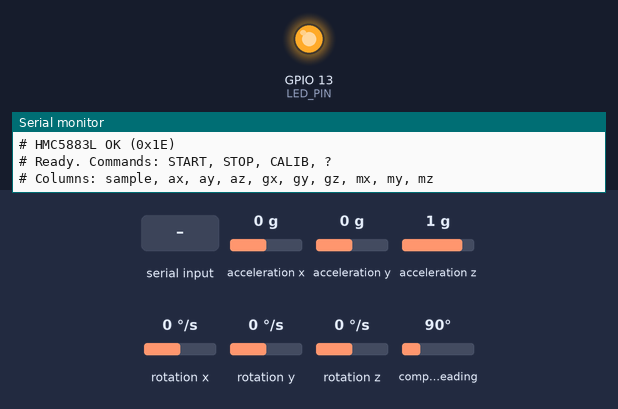
Bench run of a sketch on a simulated ESP32-S3. On the bench: output pins drawn as LEDs (lit = HIGH), the last lines printed to the serial monitor. Wiring (inferred from the names in the program): HMC5883L compass at I2C address 0x1E; MPU-6050 motion sensor at I2C address 0x68. The inputs (shaded band) are chosen by the test bench; at power-on: acceleration x 0 g, acceleration y 0 g, acceleration z 1 g, rotation x 0 °/s, rotation y 0 °/s, rotation z 0 °/s, compass heading 90°.

Above: at 1.7 s.
1.8 s: "STOP\n" received over Serial
At 2.2 s:
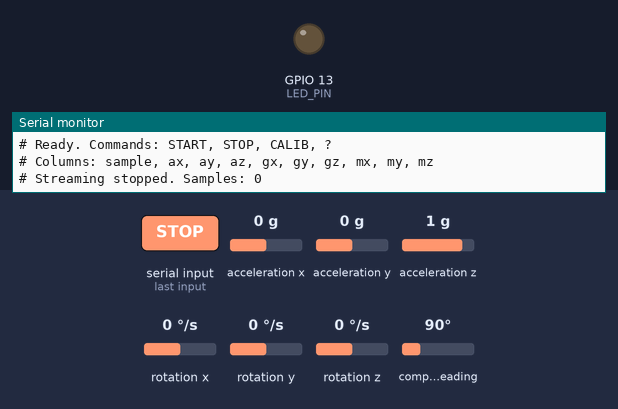
3.3 s: "START\n" received over Serial
At 4.6 s:
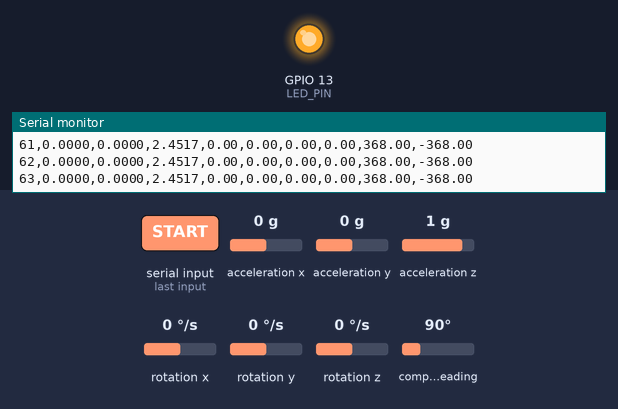
Timing chart, 0 to 6.3 s (numbered marks = the images above; inputs shaded):
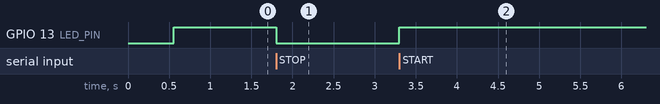

Measured:
- after the input at 1.8 s, GPIO 13 (LED_PIN): HIGH → LOW at once
- after the input at 3.3 s, GPIO 13 (LED_PIN): LOW → HIGH at once

The sketch:

har_firmware.ino
```cpp
/*
 * HAR Project — ESP32-S3 Sensor Data Acquisition Firmware
 * MPU6050 (0x68) + HMC5883L (0x1E) @ 50 Hz via I2C
 * SDA=IO17, SCL=IO18, 3V3 power
 *
 * Usage:
 *   1. Select board: ESP32S3 Dev Module
 *   2. Install libraries: Adafruit MPU6050, Adafruit HMC5883L (or use raw I2C)
 *   3. Serial Monitor @ 115200 baud
 *   4. Output: CSV stream — timestamp,ax,ay,az,gx,gy,gz,mx,my,mz
 *
 * Commands (send via Serial):
 *   START   — begin streaming data
 *   STOP    — stop streaming
 *   CALIB   — print calibration raw data header
 *   ?       — print device status
 */

#include <Wire.h>

// ─── Pin Definitions ─────────────────────────────────────────────────
#define I2C_SDA  17
#define I2C_SCL  18
#define LED_PIN  13  // Optional: onboard LED for status

// ─── I2C Addresses ────────────────────────────────────────────────────
#define MPU6050_ADDR  0x68
#define HMC5883L_ADDR 0x1E

// ─── MPU6050 Registers ────────────────────────────────────────────────
#define MPU_PWR_MGMT1   0x6B
#define MPU_ACCEL_XOUT  0x3B
#define MPU_GYRO_XOUT   0x43
#define MPU_ACCEL_CONFIG 0x1C
#define MPU_GYRO_CONFIG  0x1B
#define MPU_SMPLRT_DIV   0x19
#define MPU_CONFIG       0x1A

// ─── HMC5883L Registers ───────────────────────────────────────────────
#define HMC_CONFIG_A     0x00
#define HMC_CONFIG_B     0x01
#define HMC_MODE         0x02
#define HMC_DATA_X       0x03

// ─── Timing ───────────────────────────────────────────────────────────
#define SAMPLE_INTERVAL_US 20000  // 50 Hz = 20000 µs

// ─── Global State ─────────────────────────────────────────────────────
volatile bool streaming = false;
unsigned long last_sample_us = 0;
unsigned long sample_count = 0;

// Calibration data (loaded from calib_params.json equivalent)
float accel_bias[3] = {0, 0, 0};
float accel_scale[3] = {1, 1, 1};
float mag_hard_iron[3] = {0, 0, 0};

// ─── Setup ────────────────────────────────────────────────────────────
void setup() {
  Serial.begin(115200);
  delay(500);

  pinMode(LED_PIN, OUTPUT);
  digitalWrite(LED_PIN, LOW);

  Wire.begin(I2C_SDA, I2C_SCL);
  Wire.setClock(400000);  // 400 kHz Fast I2C

  Serial.println("# HAR ESP32-S3 Firmware v1.0");
  Serial.println("# MPU6050 + HMC5883L @ 50 Hz");
  Serial.println("# ---");

  if (!mpu6050_init()) {
    Serial.println("# ERROR: MPU6050 init failed! Check wiring.");
    while (1) {
      digitalWrite(LED_PIN, !digitalRead(LED_PIN));
      delay(200);
    }
  }
  Serial.println("# MPU6050 OK (0x68)");

  if (!hmc5883l_init()) {
    Serial.println("# WARNING: HMC5883L init failed. Mag data will be zero.");
  } else {
    Serial.println("# HMC5883L OK (0x1E)");
  }

  Serial.println("# Ready. Commands: START, STOP, CALIB, ?");
  Serial.println("# Columns: sample, ax, ay, az, gx, gy, gz, mx, my, mz");
  digitalWrite(LED_PIN, HIGH);
}

// ─── Main Loop — Non-blocking 50 Hz sampler ───────────────────────────
void loop() {
  handle_serial();

  if (streaming) {
    unsigned long now = micros();
    if (now - last_sample_us >= SAMPLE_INTERVAL_US) {
      last_sample_us = now;
      read_and_print_sensors();
      sample_count++;
    }
  }
}

// ─── Serial Command Handler ───────────────────────────────────────────
void handle_serial() {
  if (!Serial.available()) return;
  String cmd = Serial.readStringUntil('\n');
  cmd.trim();
  cmd.toUpperCase();

  if (cmd == "START") {
    streaming = true;
    last_sample_us = micros();
    sample_count = 0;
    Serial.println("# Streaming started @ 50 Hz");
    digitalWrite(LED_PIN, HIGH);
  }
  else if (cmd == "STOP") {
    streaming = false;
    Serial.print("# Streaming stopped. Samples: ");
    Serial.println(sample_count);
    digitalWrite(LED_PIN, LOW);
  }
  else if (cmd == "CALIB") {
    Serial.println("# Calibration mode — place sensor in position, send START");
    Serial.println("# Six positions: +Z_down, -Z_up, +X_down, -X_up, +Y_down, -Y_up");
    Serial.println("# Collect ≥100 samples per position");
  }
  else if (cmd == "?") {
    print_status();
  }
}

// ─── Sensor Read ──────────────────────────────────────────────────────
void read_and_print_sensors() {
  int16_t ax_raw, ay_raw, az_raw, gx_raw, gy_raw, gz_raw;
  int16_t mx_raw, my_raw, mz_raw;

  // MPU6050: 14 bytes starting from ACCEL_XOUT
  Wire.beginTransmission(MPU6050_ADDR);
  Wire.write(MPU_ACCEL_XOUT);
  if (Wire.endTransmission(false) == 0) {
    Wire.requestFrom(MPU6050_ADDR, (uint8_t)14);
    ax_raw = Wire.read() << 8 | Wire.read();
    ay_raw = Wire.read() << 8 | Wire.read();
    az_raw = Wire.read() << 8 | Wire.read();
    // Skip temperature (2 bytes)
    Wire.read(); Wire.read();
    gx_raw = Wire.read() << 8 | Wire.read();
    gy_raw = Wire.read() << 8 | Wire.read();
    gz_raw = Wire.read() << 8 | Wire.read();
  } else {
    ax_raw = ay_raw = az_raw = gx_raw = gy_raw = gz_raw = 0;
  }

  // Convert — MPU6050 default: ±2g (16384 LSB/g), ±250°/s (131 LSB/°/s)
  float ax = (ax_raw / 16384.0) * 9.80665;
  float ay = (ay_raw / 16384.0) * 9.80665;
  float az = (az_raw / 16384.0) * 9.80665;
  float gx = gx_raw / 131.0;
  float gy = gy_raw / 131.0;
  float gz = gz_raw / 131.0;

  // Apply accelerometer calibration
  ax = (ax - accel_bias[0]) * accel_scale[0];
  ay = (ay - accel_bias[1]) * accel_scale[1];
  az = (az - accel_bias[2]) * accel_scale[2];

  // HMC5883L: 6 bytes starting from DATA_X
  Wire.beginTransmission(HMC5883L_ADDR);
  Wire.write(HMC_DATA_X);
  if (Wire.endTransmission(false) == 0) {
    Wire.requestFrom(HMC5883L_ADDR, (uint8_t)6);
    mx_raw = Wire.read() << 8 | Wire.read();
    mz_raw = Wire.read() << 8 | Wire.read();  // HMC5883L order: X, Z, Y
    my_raw = Wire.read() << 8 | Wire.read();
  } else {
    mx_raw = my_raw = mz_raw = 0;
  }

  // Convert — HMC5883L default: ±1.3Ga (1090 LSB/Ga → 0.92 LSB/µT)
  float mx = mx_raw * 0.92;
  float my = my_raw * 0.92;
  float mz = mz_raw * 0.92;

  // Apply magnetometer hard iron correction
  mx -= mag_hard_iron[0];
  my -= mag_hard_iron[1];
  mz -= mag_hard_iron[2];

  // Output CSV
  Serial.print(sample_count);
  Serial.print(",");
  Serial.print(ax, 4); Serial.print(",");
  Serial.print(ay, 4); Serial.print(",");
  Serial.print(az, 4); Serial.print(",");
  Serial.print(gx, 2); Serial.print(",");
  Serial.print(gy, 2); Serial.print(",");
  Serial.print(gz, 2); Serial.print(",");
  Serial.print(mx, 2); Serial.print(",");
  Serial.print(my, 2); Serial.print(",");
  Serial.println(mz, 2);
}

// ─── MPU6050 Initialization ───────────────────────────────────────────
bool mpu6050_init() {
  // Wake up
  Wire.beginTransmission(MPU6050_ADDR);
  Wire.write(MPU_PWR_MGMT1);
  Wire.write(0x00);  // Wake up, internal 8MHz oscillator
  if (Wire.endTransmission() != 0) return false;
  delay(50);

  // Sample rate divider: 50 Hz = 1000 / (1 + div) → div = 19
  Wire.beginTransmission(MPU6050_ADDR);
  Wire.write(MPU_SMPLRT_DIV);
  Wire.write(19);
  Wire.endTransmission();

  // DLPF: 5 Hz bandwidth (most stable for 50 Hz)
  Wire.beginTransmission(MPU6050_ADDR);
  Wire.write(MPU_CONFIG);
  Wire.write(0x06);  // DLPF_CFG=6 → 5 Hz BW
  Wire.endTransmission();

  // Accelerometer: ±8g
  Wire.beginTransmission(MPU6050_ADDR);
  Wire.write(MPU_ACCEL_CONFIG);
  Wire.write(0x10);  // AFS_SEL=2 → ±8g (4096 LSB/g)
  Wire.endTransmission();

  // Gyroscope: ±2000°/s
  Wire.beginTransmission(MPU6050_ADDR);
  Wire.write(MPU_GYRO_CONFIG);
  Wire.write(0x18);  // FS_SEL=3 → ±2000°/s (16.4 LSB/°/s)
  Wire.endTransmission();

  return true;
}

// ─── HMC5883L Initialization ──────────────────────────────────────────
bool hmc5883l_init() {
  // Config A: 8 samples averaged, 75 Hz ODR, normal measurement
  Wire.beginTransmission(HMC5883L_ADDR);
  Wire.write(HMC_CONFIG_A);
  Wire.write(0x78);  // MA1:MA0=11 (8 avg), DO2:DO0=110 (75 Hz)
  if (Wire.endTransmission() != 0) return false;

  // Config B: ±1.3 Ga (default gain)
  Wire.beginTransmission(HMC5883L_ADDR);
  Wire.write(HMC_CONFIG_B);
  Wire.write(0x20);  // GN2:GN0=001 → ±1.3Ga (1090 LSB/Ga)
  Wire.endTransmission();

  // Mode: continuous measurement
  Wire.beginTransmission(HMC5883L_ADDR);
  Wire.write(HMC_MODE);
  Wire.write(0x00);  // Continuous
  Wire.endTransmission();

  return true;
}

// ─── Status ────────────────────────────────────────────────────────────
void print_status() {
  Serial.println("# === Device Status ===");
  Serial.print("# I2C: SDA=IO"); Serial.print(I2C_SDA);
  Serial.print(", SCL=IO"); Serial.println(I2C_SCL);
  Serial.println("# MPU6050: 0x68, ±8g, ±2000°/s");
  Serial.println("# HMC5883L: 0x1E, ±1.3Ga");
  Serial.print("# Streaming: "); Serial.println(streaming ? "ON" : "OFF");
  Serial.print("# Sample count: "); Serial.println(sample_count);
}
```
